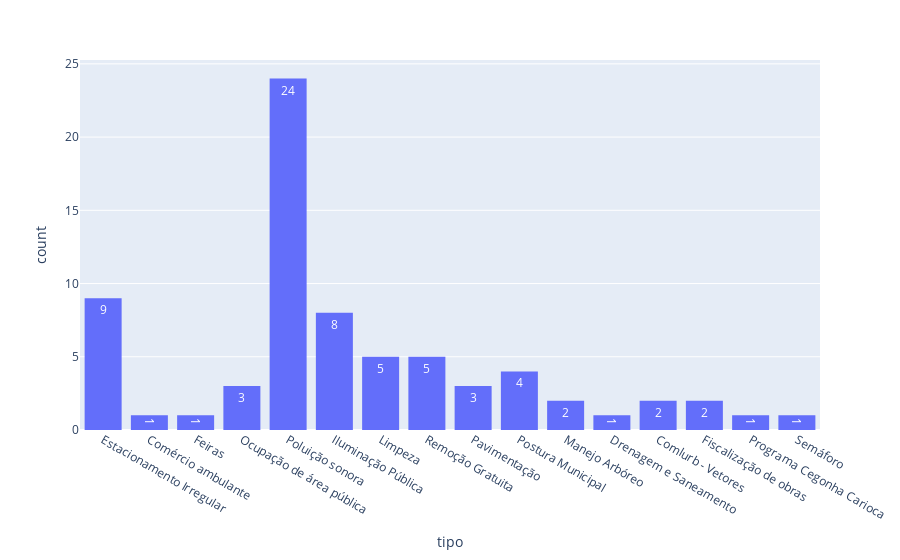

The cell this chart's notebook holds for it:
### Code cell
fig = px.histogram(df, x="tipo", barmode='group', text_auto= True)
fig.update_layout(bargap=0.2)
fig.show()

### Figure 1 — Plotly figure (JSON) as saved in the notebook; plotly's stock layout.template omitted (floating-point values rounded to 4 significant figures)
{"data": [{"alignmentgroup": "True", "bingroup": "x", "hovertemplate": "tipo=%{x}<br>count=%{y}<extra></extra>", "legendgroup": "", "marker": {"color": "#636efa", "pattern": {"shape": ""}}, "name": "", "offsetgroup": "", "orientation": "v", "showlegend": false, "texttemplate": "%{value}", "type": "histogram", "x": ["Estacionamento Irregular", "Comércio ambulante", "Feiras", "Ocupação de área pública", "Poluição sonora", "Poluição sonora", "Poluição sonora", "Iluminação Pública", "Limpeza", "Remoção Gratuita", "Estacionamento Irregular", "Poluição sonora", "Poluição sonora", "Poluição sonora", "Poluição sonora", "Poluição sonora", "Poluição sonora", "Poluição sonora", "Poluição sonora", "Poluição sonora", "Poluição sonora", "Pavimentação", "Remoção Gratuita", "Postura Municipal", "Postura Municipal", "Iluminação Pública", "Pavimentação", "Limpeza", "Manejo Arbóreo", "Remoção Gratuita", "Remoção Gratuita", "Remoção Gratuita", "Estacionamento Irregular", "Estacionamento Irregular", "Poluição sonora", "Poluição sonora", "Poluição sonora", "Poluição sonora", "Poluição sonora", "Postura Municipal", "Postura Municipal", "Drenagem e Saneamento", "Comlurb - Vetores", "Comlurb - Vetores", "Fiscalização de obras", "Fiscalização de obras", "Poluição sonora", "Iluminação Pública", "Estacionamento Irregular", "Estacionamento Irregular", "Estacionamento Irregular", "Iluminação Pública", "Iluminação Pública", "Pavimentação", "Limpeza", "Programa Cegonha Carioca", "Poluição sonora", "Poluição sonora", "Iluminação Pública", "Estacionamento Irregular", "Estacionamento Irregular", "Iluminação Pública", "Semáforo", "Ocupação de área pública", "Ocupação de área pública", "Limpeza", "Limpeza", "Poluição sonora", "Poluição sonora", "Manejo Arbóreo", "Poluição sonora", "Iluminação Pública"], "xaxis": "x", "yaxis": "y"}], "layout": {"bargap": 0.2, "barmode": "group", "legend": {"tracegroupgap": 0}, "margin": {"t": 60}, "xaxis": {"anchor": "y", "domain": [0, 1], "title": {"text": "tipo"}}, "yaxis": {"anchor": "x", "domain": [0, 1], "title": {"text": "count"}}}}
